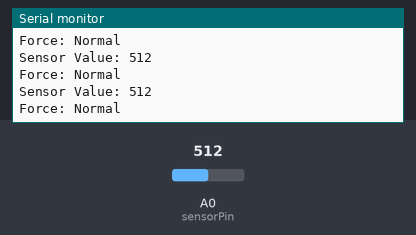
Bench run of a sketch on a simulated Arduino Uno, built with avr-gcc and run on an emulated ATmega328P. On the bench: the last lines printed to the serial monitor. The inputs (shaded band) are chosen by the test bench; at power-on: A0 (sensorPin) = 512.

Above: at 1.3 s.
1.4 s: A0 (sensorPin) set to 716
At 1.82 s:
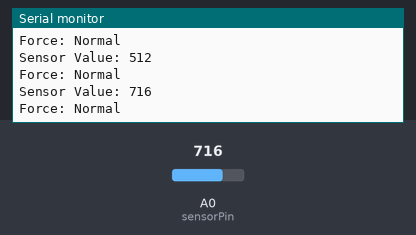
2.9 s: A0 (sensorPin) set to 900
At 3.32 s:
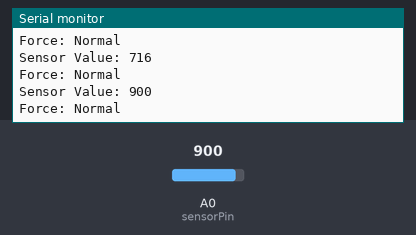
Timing chart, 0 to 5.9 s (numbered marks = the images above; inputs shaded):
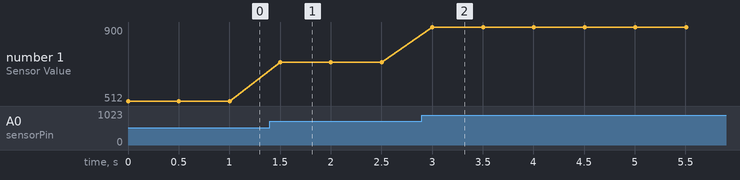

The sketch:

codeproject.ino
```cpp
const int sensorPin = A0; // Analog pin coonnected to the sensor

void setup() {
  Serial.begin(9600);
}

void loop() {
  int sensorValue = analogRead(sensorPin); // Read the sensor value
  Serial.print("Sensor Value: ");
  Serial.println(sensorValue);            //Print sensor value to serial monitor

  if (sensorValue > 4000){
    Serial.println("Force: Maximum (3000)");
  } else if (sensorValue > 2000){
    Serial.println("Force: High");
  } else {
    Serial.println("Force: Normal");
  }

  delay(500); // Adjust delay as need
}
```

Measured:
- after the input at 1.4 s, the serial monitor: prints a new line after 0.10 s (image 1)
- after the input at 2.9 s, the serial monitor: prints a new line after 0.10 s (image 2)
- plotted number 1: 512 → 716 after the input at 1.4 s, 716 → 900 after the input at 2.9 s
